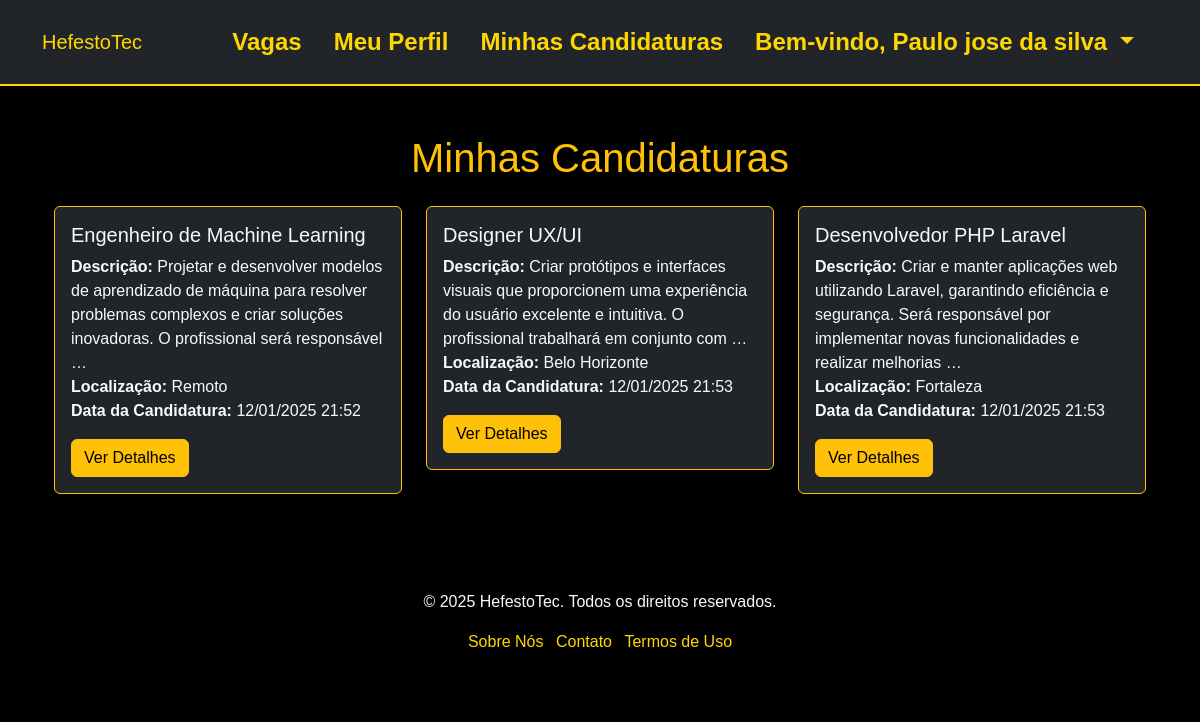
/perfil/minhas-candidaturas/ (signed in), run on the app's committed database.
### vagas/models.py (models this page shows, shortened)
class Usuario(AbstractUser):
    pass

class Candidatura(models.Model):
    vaga = models.ForeignKey(Vaga, on_delete=models.CASCADE)
    candidato = models.ForeignKey(settings.AUTH_USER_MODEL, on_delete=models.CASCADE)
    data_candidatura = models.DateTimeField(auto_now_add=True)

class Vaga(models.Model):
    titulo = models.CharField(max_length=255)
    descricao = models.TextField()
    localizacao = models.CharField(max_length=100)
    salario = models.DecimalField(max_digits=10, decimal_places=2, null=True, blank=True)
    tipo = models.CharField(max_length=50, blank=True, null=True)
    beneficios = models.TextField(blank=True, null=True)
    status = models.CharField(max_length=50, blank=True, null=True)
    prazo_inscricao = models.DateField(blank=True, null=True)
    data_criacao = models.DateTimeField(auto_now_add=True)

### vagas/views.py (the view)
# urls.py: path('perfil/minhas-candidaturas/', views.minhas_candidaturas, name='minhas_candidaturas'),  # Listar candidaturas do usuário
@login_required
def minhas_candidaturas(request):
    candidaturas = Candidatura.objects.filter(candidato=request.user).select_related('vaga')
    return render(request, 'vagas/minhas_candidaturas.html', {'candidaturas': candidaturas})

### vagas/templates/vagas/minhas_candidaturas.html
{% extends 'vagas/base.html' %}
{% block content %}
<div class="container mt-5">
    <h1 class="text-center mb-4 text-warning">Minhas Candidaturas</h1>
    {% if candidaturas %}
        <div class="row">
            {% for candidatura in candidaturas %}
                <div class="col-md-4 mb-4">
                    <div class="card bg-dark text-light border-warning shadow-sm">
                        <div class="card-body">
                            <h5 class="card-title">{{ candidatura.vaga.titulo }}</h5>
                            <p class="card-text">
                                <strong>Descrição:</strong> {{ candidatura.vaga.descricao|truncatewords:20 }}<br>
                                <strong>Localização:</strong> {{ candidatura.vaga.localizacao }}<br>
                                <strong>Data da Candidatura:</strong> {{ candidatura.data_candidatura|date:"d/m/Y H:i" }}
                            </p>
                            <a href="{% url 'detalhes_vaga' candidatura.vaga.id %}" class="btn btn-warning">Ver Detalhes</a>
                        </div>
                    </div>
                </div>
            {% endfor %}
        </div>
    {% else %}
        <p class="text-center text-light">Você ainda não se candidatou a nenhuma vaga.</p>
    {% endif %}
</div>
{% endblock %}

### vagas/templates/vagas/base.html (shortened to what this page needs)
<!DOCTYPE html>
<html lang="pt-br">
<head>
    {% load static %}
    <link href="https://cdn.jsdelivr.net/npm/bootstrap@5.3.1/dist/css/bootstrap.min.css" rel="stylesheet">
    <link rel="stylesheet" href="{% static 'css/styles.css' %}">
</head>
<body>
    <nav class="navbar navbar-expand-lg navbar-dark bg-dark">
        <div class="container">
            <a class="navbar-brand" href="{% url 'index' %}">HefestoTec</a>
            <div class="collapse navbar-collapse" id="navbarNav">
                <ul class="navbar-nav ms-auto">
                    <li class="nav-item me-3">
                        <a class="nav-link" href="{% url 'listar_vagas' %}">Vagas</a>
                    </li>
                    {% if user.is_authenticated %}
                        <li class="nav-item me-3">
                            <a class="nav-link" href="{% url 'meu_perfil' %}">Meu Perfil</a>
                        </li>
                        <li class="nav-item me-3">
                            <a class="nav-link" href="{% url 'minhas_candidaturas' %}">Minhas Candidaturas</a>
                        </li>
                        <li class="nav-item dropdown me-3">
                            <a class="nav-link dropdown-toggle" href="#" id="navbarDropdown" role="button" data-bs-toggle="dropdown" aria-expanded="false">
                                Bem-vindo, {{ user.first_name|default:user.username }}
                            </a>
                        </li>
                    {% else %}
                        <li class="nav-item me-3">
                            <a class="nav-link" href="{% url 'login' %}">Login</a>
                        </li>
                    {% endif %}
                </ul>
            </div>
        </div>
    </nav>
    <main class="container my-4">
        {% block content %}
        {% endblock %}
    </main>
    <footer class="bg-black text-light text-center py-4 mt-5">
        <div class="container">
            <p>&copy; 2025 HefestoTec. Todos os direitos reservados.</p>
            <ul class="list-inline">
                <li class="list-inline-item">
                    <a href="{% url 'sobre_nos' %}" class="footer-link">Sobre Nós</a>
                </li>
                <li class="list-inline-item">
                    <a href="{% url 'contato' %}" class="footer-link">Contato</a>
                </li>
                <li class="list-inline-item">
                    <a href="{% url 'termos_de_uso' %}" class="footer-link">Termos de Uso</a>
                </li>
            </ul>
        </div>
    </footer>
</body>
</html>

### vagas/static/vagas/styles.css (style rules this page uses)
:root { --color-primary: #FFD700; --color-black: #000000; --color-white: #FFFFFF; }
html, body { height: 100%; margin: 0; padding: 0; background-color: var(--color-black); color: var(--color-white); font-family: 'Arial', sans-serif; overflow-x: hidden; }
.navbar { background-color: var(--color-black); border-bottom: 2px solid var(--color-primary); padding: 1rem; }
.nav-link { color: var(--color-primary); font-weight: bold; font-size: 1.5rem; transition: color 0.3s ease; }
footer { background-color: var(--color-black); color: var(--color-white); padding: 2.5rem 1rem; text-align: center; }
footer a { color: var(--color-primary); text-decoration: none; transition: color 0.3s; }

### vagas/templates/vagas/base.html (style rules this page uses)
.footer-link { color: #FFD700; text-decoration: none; }
.nav-link { color: #FFD700 !important; font-weight: bold; }
.navbar-brand { color: #FFD700 !important; }
body { background-color: #000; color: #fff; }

### data on the page
Usuario: first_name "Paulo jose da silva"
Candidatura: vaga.titulo "Engenheiro de Machine Learning", vaga.descricao "Projetar e desenvolver modelos de aprendizado de máquina para resolver problemas complexos e criar soluções inovadoras. O profissional será responsável …", vaga.localizacao "Remoto", data_candidatura "12/01/2025 21:52"
Candidatura: vaga.titulo "Designer UX/UI", vaga.descricao "Criar protótipos e interfaces visuais que proporcionem uma experiência do usuário excelente e intuitiva. O profissional trabalhará em conjunto com …", vaga.localizacao "Belo Horizonte", data_candidatura "12/01/2025 21:53"
Candidatura: vaga.titulo "Desenvolvedor PHP Laravel", vaga.descricao "Criar e manter aplicações web utilizando Laravel, garantindo eficiência e segurança. Será responsável por implementar novas funcionalidades e realizar melhorias …", vaga.localizacao "Fortaleza", data_candidatura "12/01/2025 21:53"
